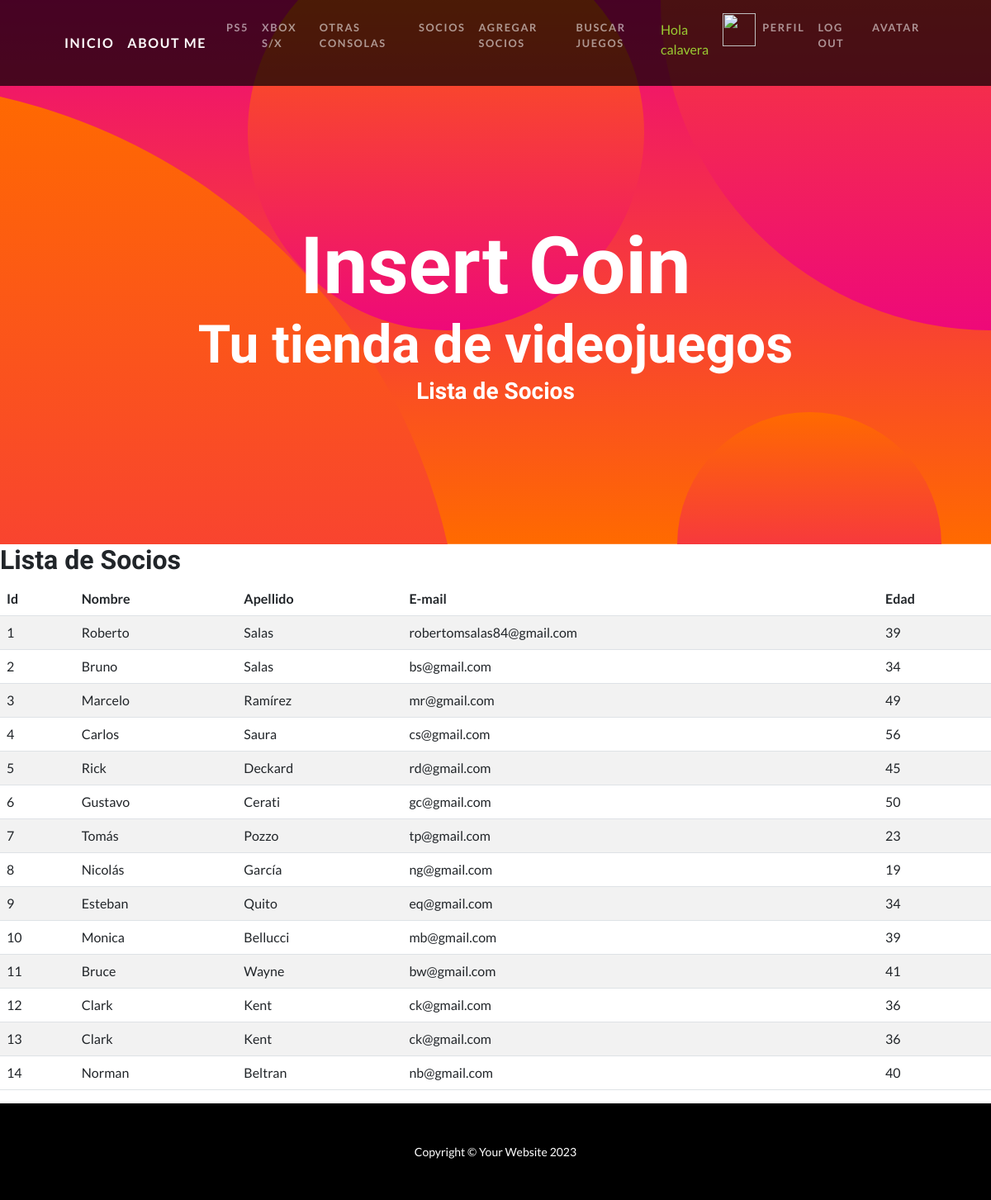
The page /socios/ (signed in) on the database its author committed.
### insert_coin_app/models.py (models this page shows, shortened)
class Socios(models.Model):
    nombre= models.CharField(max_length=30)
    apellido= models.CharField(max_length=30)
    email= models.EmailField(max_length=30)
    edad= models.IntegerField()
    class Meta:
        verbose_name = "Socios"
        verbose_name_plural = "Socios"

### insert_coin_app/views.py (the view)
# urls.py: path('socios/', socios, name="socios"),
def socios(request):
    contexto = {'Socios': Socios.objects.all()}
    return render(request, "insert_coin_app/socios.html", contexto)

### insert_coin_app/templates/insert_coin_app/socios.html
{% extends 'insert_coin_app/base.html' %}
{% load static %}
{% block titulo %}
    Lista de Socios
{% endblock titulo %}
{% block contenido %}
<table>
    <tr>
        <h2>Lista de Socios</h2>
    </tr>
</table>
<table class="table table-striped">
    <thead>
        <tr>
            <th>Id</th>
            <th>Nombre</th>
            <th>Apellido</th>
            <th>E-mail</th>
            <th>Edad</th>
        </tr>
    </thead>
    <tbody>
        {% for s in Socios %}
        <tr>
            <td>{{ s.id }}</td>
            <td>{{ s.nombre }}</td>
            <td>{{ s.apellido }}</td>
            <td>{{ s.email }}</td>
            <td>{{ s.edad }}</td>
        </tr>
        {% endfor %}
        </tbody>
</table>
{% endblock contenido %}

### insert_coin_app/templates/insert_coin_app/base.html (shortened to what this page needs)
<!DOCTYPE html>
<html lang="en">
    <head>
        {% load static %}
        <link href="{% static 'insert_coin_app/css/styles.css' %}" rel="stylesheet" />
        <link rel="stylesheet" type="text/css" href="{% static 'insert_coin_app/css/styles.css' %}">
    </head>
    <body id="page-top">
        <nav class="navbar navbar-expand-lg navbar-dark navbar-custom fixed-top">
            <div class="container px-5">
                <a class="navbar-brand" href="{% url 'home' %}">Inicio</a>
                <a class="navbar-brand" href="{% url 'about_me' %}">About me</a>
                <div class="collapse navbar-collapse" id="navbarResponsive">
                    <ul class="navbar-nav ms-auto">
                        {% if user.is_authenticated %}
                        <li class="nav-item">
                            <a class="nav-link" href="{% url 'ps5' %}">PS5</a>
                        </li>
                        <li class="nav-item">
                            <a class="nav-link" href="{% url 'xbox' %}">XBox S/X</a>
                        </li>
                        <li class="nav-item">
                            <a class="nav-link" href="{% url 'otras_consolas' %}">Otras Consolas</a>
                        </li>
                        <li class="nav-item">
                            <a class="nav-link" href="{% url 'socios' %}">Socios</a>
                        </li>
                        <li class="nav-item">
                            <a class="nav-link" href="{% url 'socios_form' %}">Agregar Socios</a>
                        </li>
                        <li class="nav-item">
                            <a class="nav-link" href="{% url 'buscar_juegos' %}">Buscar juegos</a>
                        </li>
                        <li class="nav-item">
                            <p style="color: yellowgreen; margin-top: 8px;">Hola {{ user.username }}</p>
                        </li>
                        <li class="nav-item">
                            <div class="text-center">
                                <img src="{{ request.session.avatar }}" height="40px" width="40px" />
                            </div>
                        </li>
                        <li class="nav-item">
                            <a class="nav-link" href="{% url 'editar_perfil' %}">Perfil</a>
                        </li>
                        <li class="nav-item">
                            <a class="nav-link" href="{% url 'logout' %}">Log out</a>
                        </li>
                        <li class="nav-item">
                            <a class="nav-link" href="{% url 'agregar_avatar' %}">Avatar</a>
                        {% endif %}
                    </ul>
                </div>
            </div>
        </nav>
<header class="masthead text-center text-white">
    <div class="masthead-content">
        <div class="container px-5">
            <h1 class="masthead-heading mb-0">Insert Coin</h1>
            <h2 class="masthead-subheading mb-0">Tu tienda de videojuegos</h2>
            <h3>
                {% block titulo %}
                {% endblock titulo %}
            </h3>
        </div>
    </div>
    <div class="bg-circle-1 bg-circle"></div>
    <div class="bg-circle-2 bg-circle"></div>
    <div class="bg-circle-3 bg-circle"></div>
    <div class="bg-circle-4 bg-circle"></div>
</header>
{% block contenido %}
{% endblock contenido %}
        <footer class="py-5 bg-black">
            <div class="container px-5"><p class="m-0 text-center text-white small">Copyright &copy; Your Website 2023</p></div>
        </footer>
    </body>
</html>

### rows shown on the page
Socios: id "1", nombre "Roberto", apellido "Salas", email "robertomsalas84@gmail.com", edad "39"
Socios: id "2", nombre "Bruno", apellido "Salas", email "bs@gmail.com", edad "34"
Socios: id "3", nombre "Marcelo", apellido "Ramírez", email "mr@gmail.com", edad "49"
Socios: id "4", nombre "Carlos", apellido "Saura", email "cs@gmail.com", edad "56"
Socios: id "5", nombre "Rick", apellido "Deckard", email "rd@gmail.com", edad "45"
Socios: id "6", nombre "Gustavo", apellido "Cerati", email "gc@gmail.com", edad "50"
Socios: id "7", nombre "Tomás", apellido "Pozzo", email "tp@gmail.com", edad "23"
Socios: id "8", nombre "Nicolás", apellido "García", email "ng@gmail.com", edad "19"
Socios: id "9", nombre "Esteban", apellido "Quito", email "eq@gmail.com", edad "34"
Socios: id "10", nombre "Monica", apellido "Bellucci", email "mb@gmail.com", edad "39"
Socios: id "11", nombre "Bruce", apellido "Wayne", email "bw@gmail.com", edad "41"
Socios: id "12", nombre "Clark", apellido "Kent", email "ck@gmail.com", edad "36"
Socios: id "13", nombre "Clark", apellido "Kent", email "ck@gmail.com", edad "36"
Socios: id "14", nombre "Norman", apellido "Beltran", email "nb@gmail.com", edad "40"

### other values the page prints
{{ user.username }} "calavera"
